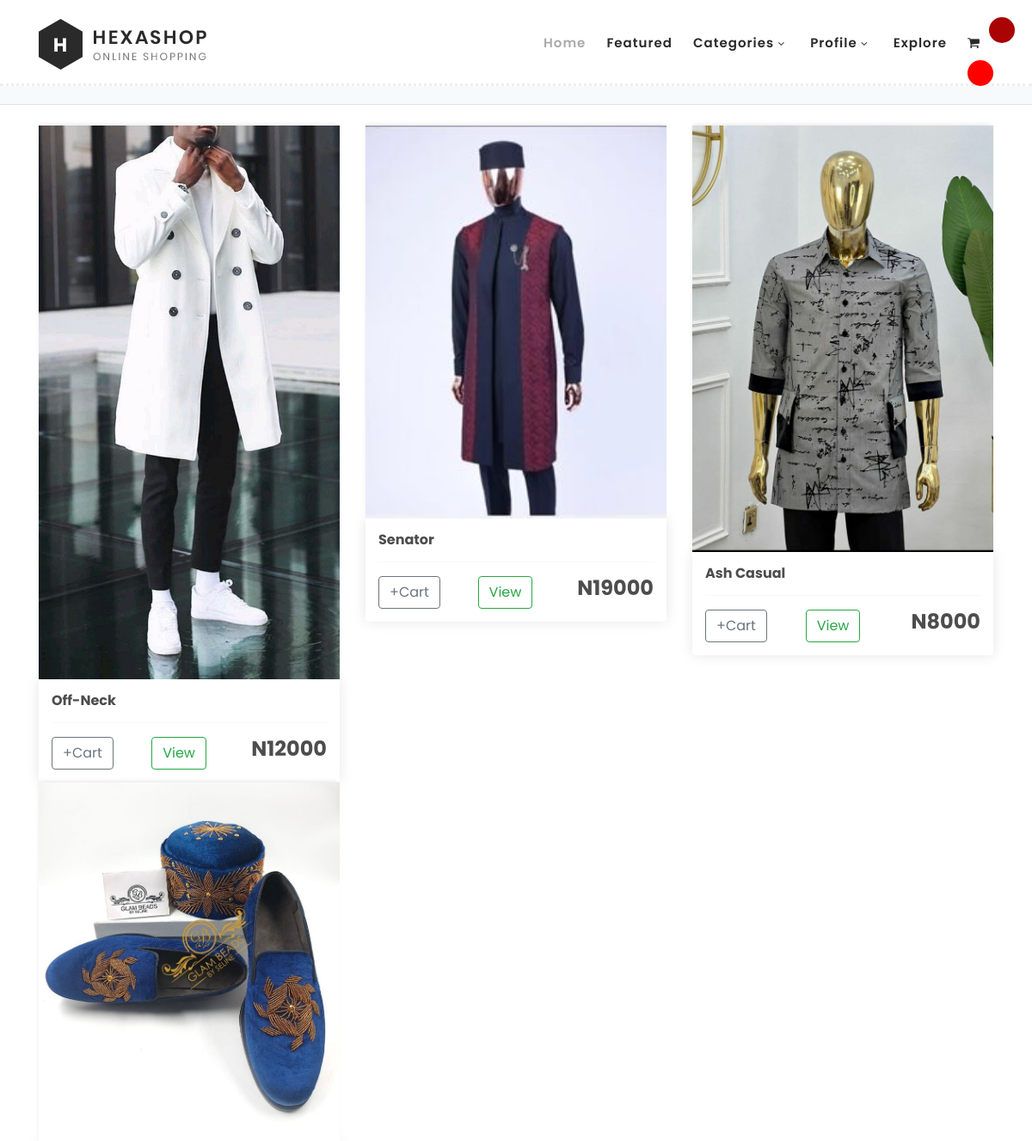
Before: /cat/Featured-post (upper part) with the older database file.
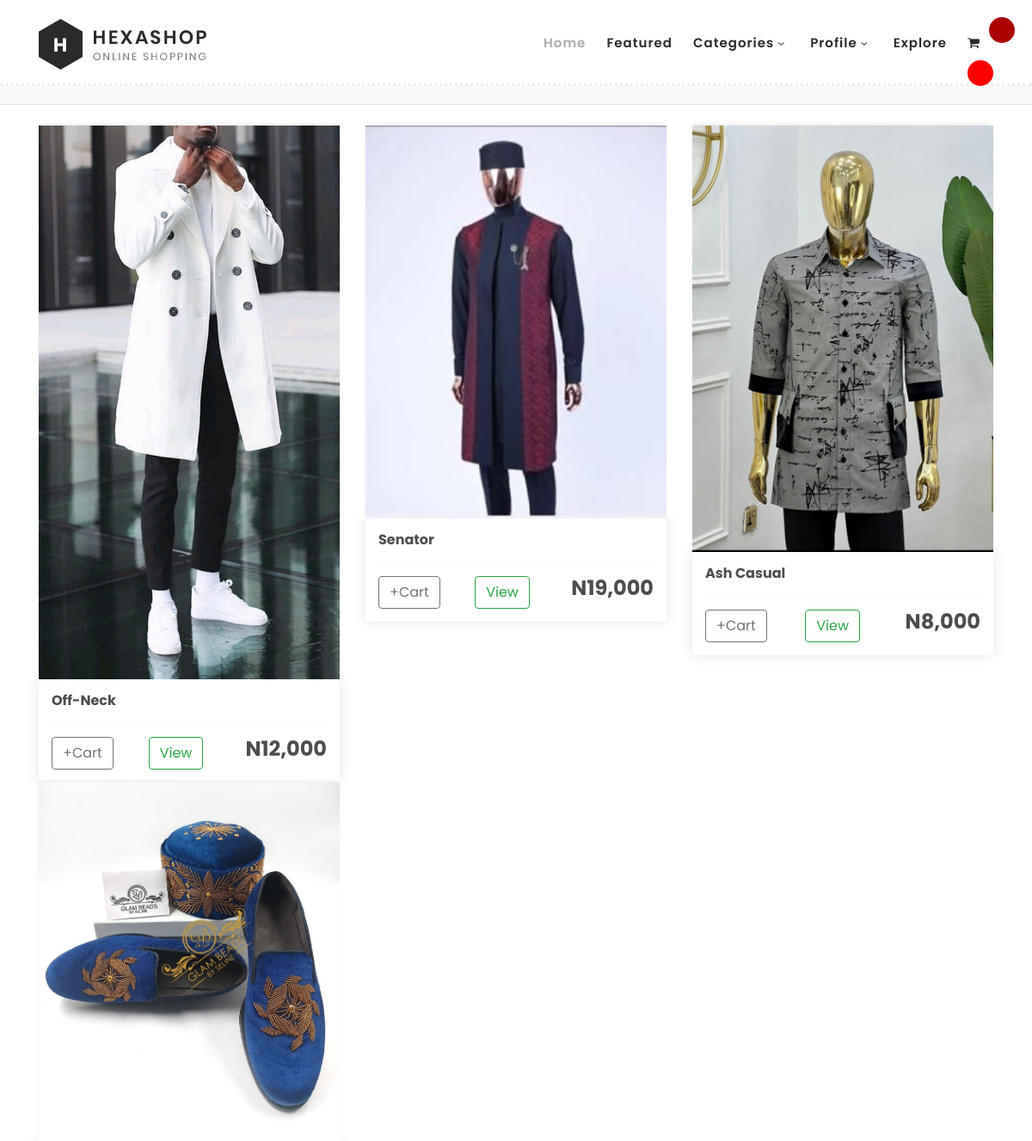
After: the same page with the newer database file.
### base/models.py (models this page shows, shortened)
class Product(models.Model):
    name = models.CharField(max_length=200)
    price = models.CharField(max_length=200)
    digital = models.BooleanField(default=False, null=True, blank=True)
    image = models.ImageField(null=True, blank=True)
    vendor = models.ForeignKey(Customer, on_delete=models.SET_NULL, null=True, blank=True, limit_choices_to={'is_vendor': True})
    status = models.CharField(choices=post_status,default='pending',max_length=200)
    category = models.ForeignKey(Category, on_delete=models.CASCADE, null=True)
    description = models.TextField(blank=True, max_length=200,null=True)
    likes = models.ManyToManyField(User,related_name='blog_posts')
    favorite = models.ManyToManyField(User,related_name='products')
    created = models.DateTimeField(auto_now_add=True)
    @property
    def imageURL(self):
        try:
            url = self.image.url
        except:
            url = ''
        return url
    class Meta:
        ordering = ('-created',)

### base/views.py (the view, shortened to what this page needs)
# urls.py: path('cat/<slug:category_slug>', views.Category_list.as_view(), name='category'),
class Category_list(DetailView):
    def get(self, request, category_slug):
        Product_categories = Category.objects.all()
        catlist = Category.objects.get(slug=category_slug)
        category_by_post = Product.objects.filter(category=catlist, status='approved')
        contexta = {
            'list': catlist,
            'Product_categories': Product_categories,
            'category_by_post': category_by_post,
        }
        return render(request, 'category/cat_list.html', context=contexta)

### base/templates/category/cat_list.html (shortened to what this page needs)
{% extends 'main.html' %}
{% load static %}
{% block content %}
<body>
    <header class="py-4 bg-light border-bottom mb-4">
        <div class="container">
            <div class="text-center my-0">
                <h1 class="fw-bolder">Welcome to Ecom Blog!</h1>
                <p class="lead mb-0">Category page</p>
            </div>
        </div>
    </header>
    {% if not category_by_post %}
        <div class="container py-5">
            <div class="text-center my-5 text-danger">
                <p class="lead mb-0" style="font-weight: bold;">Ooops! You do not have any posts approved in this category yet. Kindly contact the administrator.</p>
            </div>
        </div>
    {% else %}
           <section class="section" id="products">
        <div class="container">
            <div class="row">
            {% for product in category_by_post %}
                        <div class="col-lg-4 col-sm-6 col-xs-6 ">
                            <img class="thumbnail" src="{{ product.imageURL }}" alt="{{ product.name }} image" />
                            <div class="box-element product">
                                <h6><strong>{{ product.name }}</strong></h6>
                                <hr />
                                <div class="row">
                                    <div class="col mx-0">
                                        <button
                                            data-product="{{ product.id }}"
                                            data-action="add"
                                            class="btn btn-outline-secondary mb-0 add-btn update-cart"
                                        >+Cart</button>
                                    </div>
                                    <div class="col">
                            <a class="btn btn-outline-success mx-0" href="{% url 'eachproduct' product.id %}">View</a>
                        </div>
                        <div class="col">
                            <h4 class="text-end mb-0"><strong>N{{ product.price }}</strong></h4>
                        </div>
                                </div>
                            </div>
                        </div>
                    {% endfor %}
                </div>
            </div>
    {% endif %}
</section>
</body>
{% endblock content %}

Changed rows visible on the page:
changed Product "Off-Neck": price "12000" → "12,000"
changed Product "Senator": price "19000" → "19,000"
changed Product "Ash Casual": price "8000" → "8,000"
